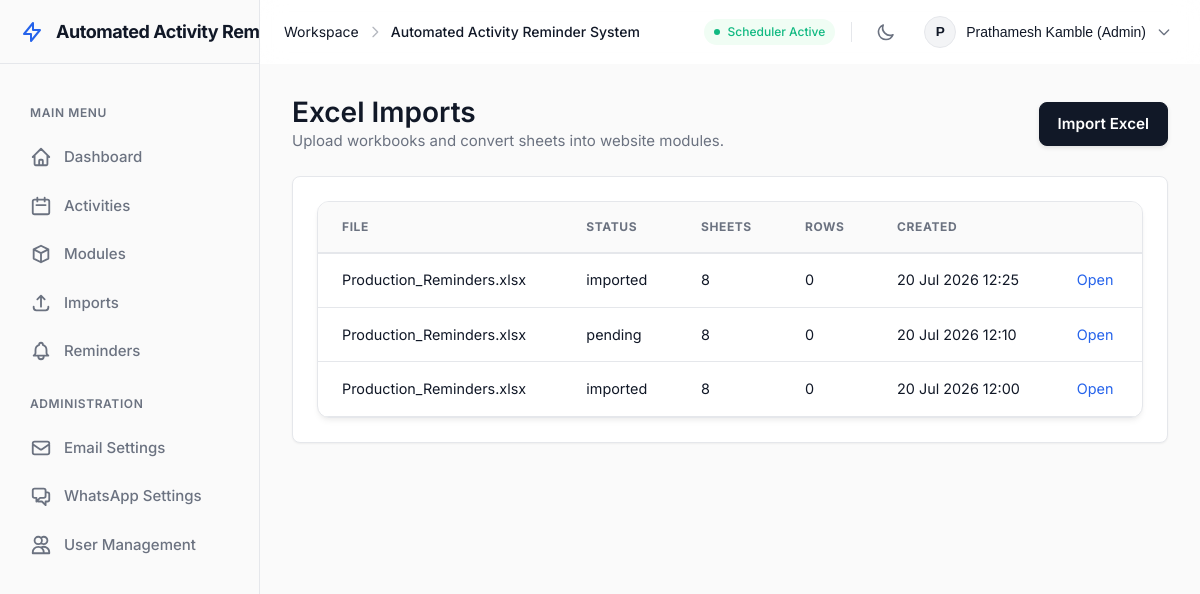
Screenshot of /imports (signed in) with the database file from the repository.
### src/db/models.py (models this page shows)
class User(Base):
    __tablename__ = "users"
    id = Column(Integer, primary_key=True)
    username = Column(String(100), unique=True, nullable=False, index=True) # Kept for legacy compatibility if needed
    email = Column(String(255), unique=True, nullable=False, index=True)
    display_name = Column(String(150), nullable=False)
    password_hash = Column(String(255), nullable=False)
    role = Column(String(20), nullable=False, default="employee")
    is_active = Column(Boolean, nullable=False, default=True)
    email_verified = Column(Boolean, nullable=False, default=False)
    must_change_password = Column(Boolean, nullable=False, default=False)
    created_at = Column(DateTime, nullable=False, default=datetime.utcnow)
    password_reset_tokens = relationship("PasswordResetToken", back_populates="user", cascade="all, delete-orphan")
    email_verification_tokens = relationship("EmailVerificationToken", back_populates="user", cascade="all, delete-orphan")
    login_history = relationship("LoginHistory", back_populates="user", cascade="all, delete-orphan")
    activities = relationship("ActivityRecord", back_populates="assigned_user")

class WorkbookImport(Base):
    __tablename__ = "workbook_imports"
    id = Column(Integer, primary_key=True)
    original_filename = Column(String(255), nullable=False)
    stored_path = Column(Text, nullable=False)
    status = Column(String(30), nullable=False, default="pending")
    sheet_count = Column(Integer, nullable=False, default=0)
    row_count = Column(Integer, nullable=False, default=0)
    imported_by_user_id = Column(Integer, ForeignKey("users.id"), nullable=True)
    created_at = Column(DateTime, nullable=False, default=datetime.utcnow)
    completed_at = Column(DateTime, nullable=True)
    sheets = relationship("ImportedSheet", back_populates="workbook_import", cascade="all, delete-orphan")

### src/web/app.py (the view)
@app.get("/imports", response_class=HTMLResponse)
def imports(request: Request) -> typing.Any:
    db = get_db()
    try:
        user = require_login(request, db)
        if isinstance(user, RedirectResponse):
            return user
        rows = db.query(WorkbookImport).order_by(WorkbookImport.created_at.desc()).all()
        return render(request, "imports.html", {"imports": rows}, user)
    finally:
        close_db(db)

### src/web/templates/imports.html
{% extends "base.html" %}
{% block content %}
<section class="page-heading">
  <div>
    <h1>Excel Imports</h1>
    <p>Upload workbooks and convert sheets into website modules.</p>
  </div>
  {% if user.can_edit %}
    <a href="/imports/new" class="button primary">Import Excel</a>
  {% endif %}
</section>
<section class="panel">
  <div class="table-wrap">
    <table>
      <thead>
        <tr>
          <th>File</th>
          <th>Status</th>
          <th>Sheets</th>
          <th>Rows</th>
          <th>Created</th>
          <th></th>
        </tr>
      </thead>
      <tbody>
        {% for item in imports %}
          <tr>
            <td>{{ item.original_filename }}</td>
            <td>{{ item.status }}</td>
            <td>{{ item.sheet_count }}</td>
            <td>{{ item.row_count }}</td>
            <td>{{ item.created_at.strftime("%d %b %Y %H:%M") }}</td>
            <td><a href="/imports/{{ item.id }}">Open</a></td>
          </tr>
        {% else %}
          <tr><td colspan="6" class="empty">No imports yet.</td></tr>
        {% endfor %}
      </tbody>
    </table>
  </div>
</section>
{% endblock %}

### src/web/templates/base.html (shortened to what this page needs)
<!doctype html>
<html lang="en">
<head>
  <link rel="stylesheet" href="{{ request.url_for('static', path='styles.css') }}">
</head>
<body>
  <div class="app-shell">
    <aside class="app-sidebar" id="app-sidebar">
      <div class="sidebar-header">
        <a class="sidebar-brand" href="/dashboard">
          <svg class="brand-icon" fill="none" stroke="currentColor" stroke-width="2" viewBox="0 0 24 24"><path stroke-linecap="round" stroke-linejoin="round" d="M13 10V3L4 14h7v7l9-11h-7z"></path></svg>
          <span class="sidebar-brand-text">{{ app_name }}</span>
        </a>
      </div>
      <div class="sidebar-nav">
        {% if user %}
          <div class="sidebar-nav-heading">Main Menu</div>
          <a href="/dashboard">
            <svg class="nav-icon" fill="none" stroke="currentColor" viewBox="0 0 24 24"><path stroke-linecap="round" stroke-linejoin="round" stroke-width="2" d="M3 12l2-2m0 0l7-7 7 7M5 10v10a1 1 0 001 1h3m10-11l2 2m-2-2v10a1 1 0 01-1 1h-3m-6 0a1 1 0 001-1v-4a1 1 0 011-1h2a1 1 0 011 1v4a1 1 0 001 1m-6 0h6"></path></svg>
            <span class="nav-text">Dashboard</span>
          </a>
          <a href="/activities">
            <svg class="nav-icon" fill="none" stroke="currentColor" viewBox="0 0 24 24"><path stroke-linecap="round" stroke-linejoin="round" stroke-width="2" d="M8 7V3m8 4V3m-9 8h10M5 21h14a2 2 0 002-2V7a2 2 0 00-2-2H5a2 2 0 00-2 2v12a2 2 0 002 2z"></path></svg>
            <span class="nav-text">Activities</span>
          </a>
          <a href="/modules">
            <svg class="nav-icon" fill="none" stroke="currentColor" viewBox="0 0 24 24"><path stroke-linecap="round" stroke-linejoin="round" stroke-width="2" d="M20 7l-8-4-8 4m16 0l-8 4m8-4v10l-8 4m0-10L4 7m8 4v10M4 7v10l8 4"></path></svg>
            <span class="nav-text">Modules</span>
          </a>
          <a href="/imports">
            <svg class="nav-icon" fill="none" stroke="currentColor" viewBox="0 0 24 24"><path stroke-linecap="round" stroke-linejoin="round" stroke-width="2" d="M4 16v1a3 3 0 003 3h10a3 3 0 003-3v-1m-4-8l-4-4m0 0L8 8m4-4v12"></path></svg>
            <span class="nav-text">Imports</span>
          </a>
          <a href="/reminders/preview">
            <span class="nav-text">Reminders</span>
          </a>
          {% if user.is_owner %}
            <div class="sidebar-nav-heading">Administration</div>
            <a href="/settings/email">
              <svg class="nav-icon" fill="none" stroke="currentColor" viewBox="0 0 24 24"><path stroke-linecap="round" stroke-linejoin="round" stroke-width="2" d="M3 8l7.89 5.26a2 2 0 002.22 0L21 8M5 19h14a2 2 0 002-2V7a2 2 0 00-2-2H5a2 2 0 00-2 2v10a2 2 0 002 2z"></path></svg>
              <span class="nav-text">Email Settings</span>
            </a>
            <a href="/settings/whatsapp">
              <span class="nav-text">WhatsApp Settings</span>
            </a>
            <a href="/users">
              <svg class="nav-icon" fill="none" stroke="currentColor" viewBox="0 0 24 24"><path stroke-linecap="round" stroke-linejoin="round" stroke-width="2" d="M12 4.354a4 4 0 110 5.292M15 21H3v-1a6 6 0 0112 0v1zm0 0h6v-1a6 6 0 00-9-5.197M13 7a4 4 0 11-8 0 4 4 0 018 0z"></path></svg>
              <span class="nav-text">User Management</span>
            </a>
          {% endif %}
        {% endif %}
      </div>
    </aside>
    <div class="app-content-wrapper">
      <header class="app-navbar">
        <div class="navbar-left">
          <div class="navbar-breadcrumbs desktop-only">
            <span class="breadcrumb-item text-muted">Workspace</span>
            <svg class="breadcrumb-separator" width="16" height="16" fill="none" stroke="currentColor" viewBox="0 0 24 24"><path stroke-linecap="round" stroke-linejoin="round" stroke-width="2" d="M9 5l7 7-7 7"></path></svg>
            <span class="breadcrumb-item fw-500">{{ app_name }}</span>
          </div>
        </div>
        <div class="navbar-right">
          <div class="scheduler-status desktop-only">
            <span class="status-dot pulsing"></span>
            <span class="status-text">Scheduler Active</span>
          </div>
          <button id="theme-toggle" class="icon-button theme-toggle-btn" aria-label="Toggle Theme">
            <svg width="20" height="20" fill="none" stroke="currentColor" stroke-width="2" viewBox="0 0 24 24">
              <path stroke-linecap="round" stroke-linejoin="round" d="M20.354 15.354A9 9 0 018.646 3.646 9.003 9.003 0 0012 21a9.003 9.003 0 008.354-5.646z"></path>
            </svg>
          </button>
          {% if user %}
            <div class="user-profile-menu dropdown-container">
              <button class="user-name profile-dropdown-btn">
                <div class="avatar">{{ user.display_name[:1] | upper }}</div>
                <span class="desktop-only">{{ user.display_name }} ({{ user.role|title }})</span>
                <svg class="dropdown-chevron desktop-only" width="16" height="16" fill="none" stroke="currentColor" viewBox="0 0 24 24"><path stroke-linecap="round" stroke-linejoin="round" stroke-width="2" d="M19 9l-7 7-7-7"></path></svg>
              </button>
            </div>
          {% else %}
            <div class="user-profile-menu">
              <a href="/login" class="button small ghost">Login</a>
              <a href="/signup" class="button small primary">Signup</a>
            </div>
          {% endif %}
        </div>
      </header>
      <main class="page-content">
        <div class="page">
          {% block content %}{% endblock %}
        </div>
      </main>
    </div>
  </div>
</body>
</html>

### rows the page displays
User: display_name "P", display_name "Prathamesh Kamble", role "Admin"
WorkbookImport: original_filename "Production_Reminders.xlsx", status "imported", sheet_count "8", row_count "0", created_at "20 Jul 2026 12:25"
WorkbookImport: original_filename "Production_Reminders.xlsx", status "pending", sheet_count "8", row_count "0", created_at "20 Jul 2026 12:10"
WorkbookImport: original_filename "Production_Reminders.xlsx", status "imported", sheet_count "8", row_count "0", created_at "20 Jul 2026 12:00"

### other values shown
{{ app_name }} "Automated Activity…"
{{ app_name }} "Automated Activity Reminder System"
